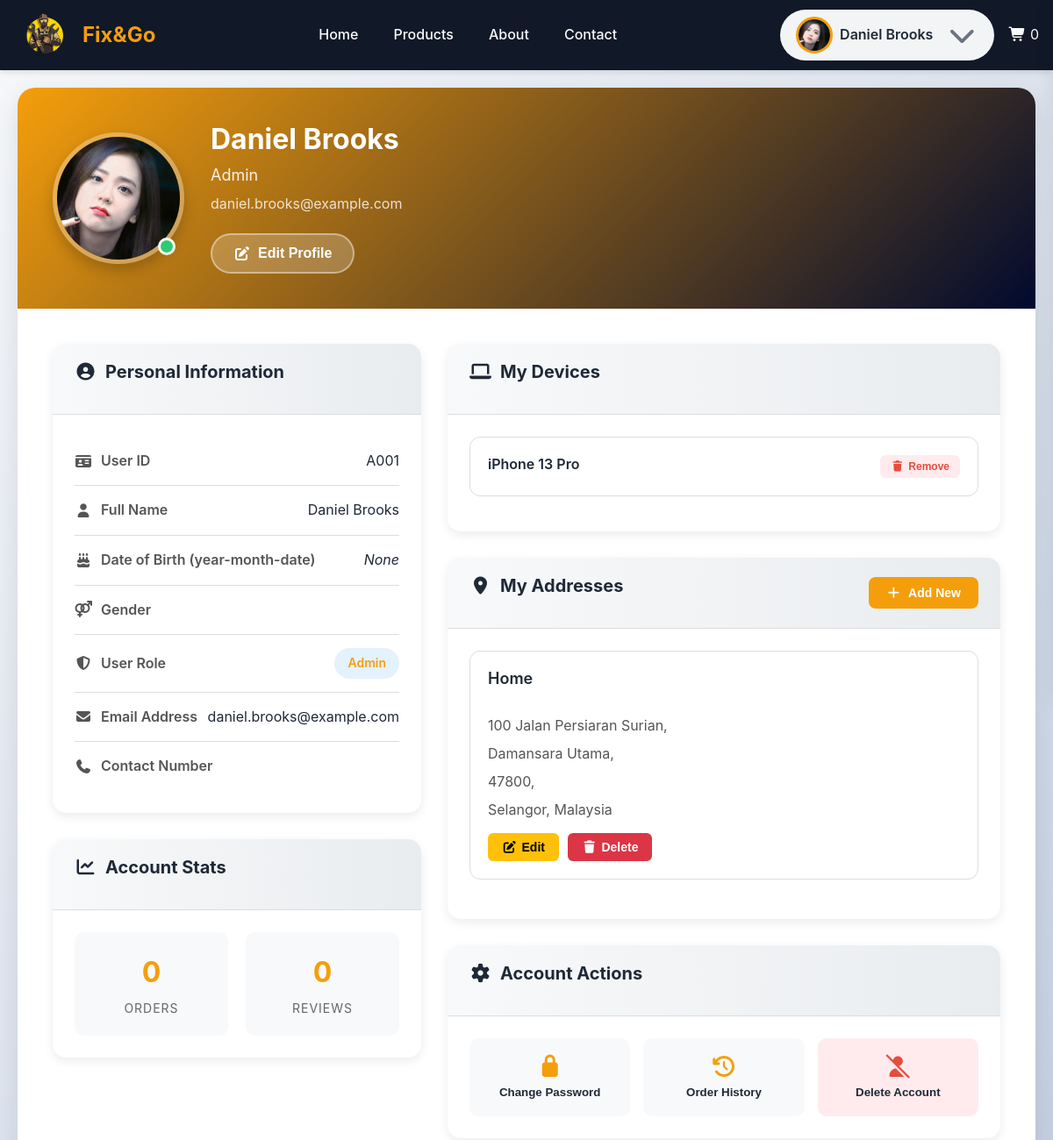
Before: /pages/member/profile.php (signed in, upper part) with the older database file.
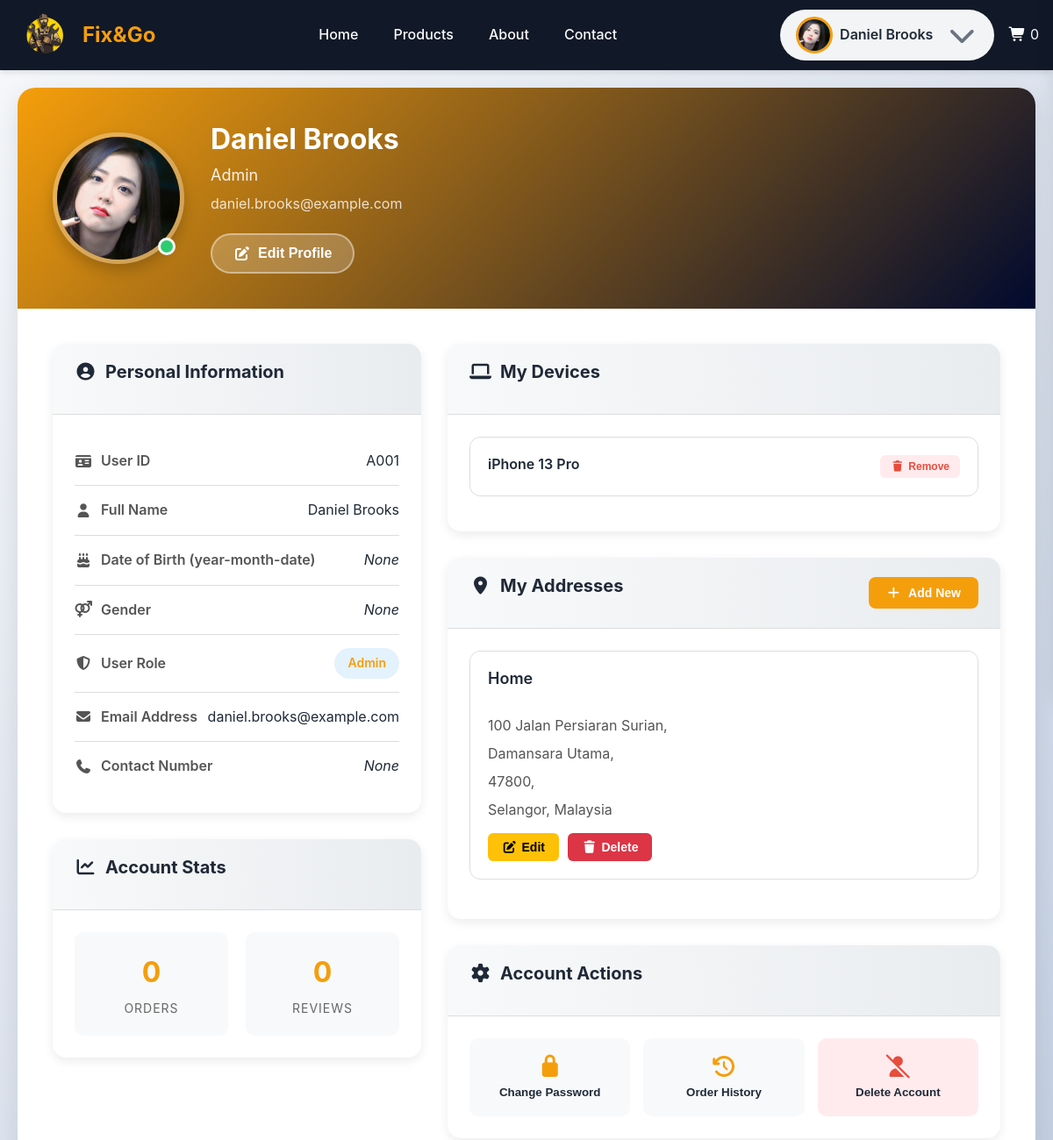
After: the same page with the newer database file.
### tables this page shows
CREATE TABLE `userprofile` (
  `user_id` varchar(12) NOT NULL,
  `dob` date DEFAULT NULL,
  `contact_num` varchar(20) DEFAULT NULL,
  `gender` enum('Male','Female') DEFAULT NULL
);

CREATE TABLE `userdevices` (
  `mac_address` varchar(17) NOT NULL,
  `device_name` varchar(100) DEFAULT NULL,
  `user_id` varchar(12) NOT NULL
);

CREATE TABLE `address` (
  `address_id` int(11) NOT NULL,
  `address_name` varchar(20) NOT NULL DEFAULT 'Home',
  `user_id` varchar(12) NOT NULL,
  `address_one` varchar(255) NOT NULL,
  `address_two` varchar(255) DEFAULT NULL,
  `address_three` varchar(255) DEFAULT NULL,
  `state` varchar(50) NOT NULL,
  `post_code` varchar(5) NOT NULL,
  `country` varchar(40) NOT NULL DEFAULT 'Malaysia'
);

### pages/member/profile.php (called while the page is built, shortened)
<?php
require_once "../../_base.php";
include_once "../../_head.php";
include_once "../../component/profileInfo.php";

### _base.php (called while the page is built, shortened)
<?php
$rootDir = 'http://' . $_SERVER['HTTP_HOST'];
function temp($key, $value = null)
{
    if ($value !== null) {
        $_SESSION["temp_$key"] = $value;
    } else {
        $value = $_SESSION["temp_$key"] ?? null;
        return $value;
    }
}

### DAO/profile_dao.php (called while the page is built, shortened)
<?php
function getAddressesByUserId($user_id)
{
    global $_db;
    $stmt = $_db->prepare("SELECT * FROM address WHERE user_id = ? ORDER BY address_id DESC");
    $stmt->execute([$user_id]);
    return $stmt->fetchAll();
}
function getUserProfileDetails($user_id)
{
    global $_db;
    $stmt = $_db->prepare("SELECT * FROM UserProfile WHERE user_id = ?");
    $stmt->execute([$user_id]);
    return $stmt->fetch();
}
function getUserDevices($id)
{
    global $_db;
    $stmt = $_db->prepare("SELECT * FROM UserDevices WHERE user_id = ?");
    $stmt->execute([$id]);
    return $stmt->fetchAll();
}

### component/profileInfo.php (the view, shortened to what the rows shown need)
<?php
require_once __DIR__ . "/../dao/profile_dao.php";
$user_id = temp('USER_ID');
$user_name = temp('USER_NAME');
$user_profile = getUserProfileDetails($user_id);
$user_devices = getUserDevices($user_id);
$addresses = getAddressesByUserId($user_id);
?>
<link rel="stylesheet" href="<?= $rootDir ?>/css/profile.css">
<main>
    <div class="profile-container">
        <div class="profile-header">
            <div class="profile-picture-section">
                <div class="profile-info">
                    <h1 class="profile-name"><?= htmlspecialchars($user_name) ?></h1>
                </div>
            </div>
        </div>
        <div class="profile-content">
            <div class="left-column">
                <div class="info-card">
                    <div class="card-header">
                        <h2><i class="fas fa-user-circle"></i> Personal Information</h2>
                    </div>
                    <div class="card-body">
                        <div class="info-row">
                            <div class="info-value"><?= $user_profile->dob ?? '<i>None</i>' ?>
                            </div>
                        </div>
                        <div class="info-row">
                            <div class="info-value"><?= $user_profile->gender ?? '<i>None</i>' ?></div>
                        </div>
                        <div class="info-row">
                            <div class="info-value"><?= $user_profile->contact_num ?? '<i>None</i>' ?></div>
                        </div>
                    </div>
                </div>
                <div class="info-card">
                    <div class="card-header">
                        <h2><i class="fas fa-chart-line"></i> Account Stats</h2>
                    </div>
                </div>
            </div>
            <div class="right-column">
                <div class="info-card">
                    <div class="card-header">
                        <h2><i class="fas fa-laptop"></i> My Devices</h2>
                    </div>
                    <div class="card-body">
                        <?php foreach ($user_devices as $key => $value): ?>
                            <div class="device-card">
                                <div class="device-info">
                                    <div class="device-details">
                                        <h3><?= $value->device_name ?></h3>
                                    </div>
                                </div>
                                <div class="device-meta">
                                    <button class="device-action remove">
                                        <i class="fas fa-trash"></i> Remove
                                    </button>
                                </div>
                            </div>
                        <?php endforeach ?>
                    </div>
                </div>
                <div class="info-card">
                    <div class="card-header">
                        <h2><i class="fas fa-map-marker-alt"></i> My Addresses</h2>
                    </div>
                    <div class="card-body">
                        <?php foreach ($addresses as $key => $value) : ?>
                            <div class="address-card">
                                <div class="address-header">
                                    <h3><?= $value->address_name ?></h3>
                                </div>
                                <div class="address-content">
                                    <p><?= $value->address_one ? $value->address_one . ',' : '<i>None</i>' ?></p>
                                    <p><?= $value->address_two ? $value->address_two . ',' : '' ?></p>
                                    <p><?= $value->address_three ? $value->address_three . ', ' : '' ?><?= $value->post_code . ',' ?></p>
                                    <p><?= $value->state ?>, <?= $value->country ?></p>
                                </div>
                                <div class="address-actions">
                                    <button class="action-btn edit edit-address-btn" value="updateAddress"
                                        data-address-id="<?= $value->address_id ?>"
                                        data-address-name="<?= htmlspecialchars($value->address_name) ?>"
                                        data-address-one="<?= htmlspecialchars($value->address_one) ?>"
                                        data-address-two="<?= $value->address_two ? htmlspecialchars($value->address_two) : NULL ?>"
                                        data-address-three="<?= $value->address_three ? htmlspecialchars($value->address_three) : NULL ?>"
                                        data-post-code="<?= htmlspecialchars($value->post_code) ?>"
                                        data-state="<?= htmlspecialchars($value->state) ?>"
                                        data-country="<?= htmlspecialchars($value->country) ?>">
                                        <i class="fas fa-edit"></i> Edit
                                    </button>
                                    <button class="action-btn delete delete-address-btn" data-address-id="<?= $value->address_id ?>">
                                        <i class="fas fa-trash"></i> Delete
                                    </button>
                                </div>
                            </div>
                        <?php endforeach ?>
                    </div>
                </div>
                <div class="info-card">
                    <div class="card-header">
                        <h2><i class="fas fa-cog"></i> Account Actions</h2>
                    </div>
                </div>
            </div>
        </div>
    </div>
</main>

Changed rows visible on the page:
changed userprofile "None": gender (not shown) → "None"; contact_num (not shown) → "None"
